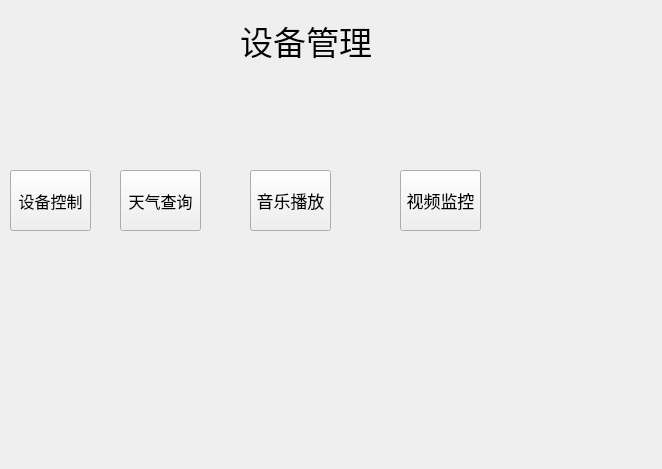
<?xml version="1.0" encoding="UTF-8"?>
<ui version="4.0">
 <class>mainwindow</class>
 <widget class="QWidget" name="mainwindow">
  <property name="geometry">
   <rect>
    <x>0</x>
    <y>0</y>
    <width>662</width>
    <height>469</height>
   </rect>
  </property>
  <property name="windowTitle">
   <string>Form</string>
  </property>
  <widget class="QLabel" name="label">
   <property name="geometry">
    <rect>
     <x>240</x>
     <y>-10</y>
     <width>141</width>
     <height>101</height>
    </rect>
   </property>
   <property name="font">
    <font>
     <pointsize>25</pointsize>
    </font>
   </property>
   <property name="text">
    <string>设备管理</string>
   </property>
  </widget>
  <widget class="QPushButton" name="pushButton">
   <property name="geometry">
    <rect>
     <x>10</x>
     <y>170</y>
     <width>81</width>
     <height>61</height>
    </rect>
   </property>
   <property name="font">
    <font>
     <pointsize>12</pointsize>
    </font>
   </property>
   <property name="text">
    <string>设备控制</string>
   </property>
  </widget>
  <widget class="QPushButton" name="pushButton_2">
   <property name="geometry">
    <rect>
     <x>120</x>
     <y>170</y>
     <width>81</width>
     <height>61</height>
    </rect>
   </property>
   <property name="font">
    <font>
     <pointsize>12</pointsize>
    </font>
   </property>
   <property name="text">
    <string>天气查询</string>
   </property>
  </widget>
  <widget class="QPushButton" name="pushButton_3">
   <property name="geometry">
    <rect>
     <x>250</x>
     <y>170</y>
     <width>81</width>
     <height>61</height>
    </rect>
   </property>
   <property name="font">
    <font>
     <pointsize>13</pointsize>
    </font>
   </property>
   <property name="text">
    <string>音乐播放</string>
   </property>
  </widget>
  <widget class="QPushButton" name="pushButton_4">
   <property name="geometry">
    <rect>
     <x>400</x>
     <y>170</y>
     <width>81</width>
     <height>61</height>
    </rect>
   </property>
   <property name="font">
    <font>
     <pointsize>13</pointsize>
    </font>
   </property>
   <property name="text">
    <string>视频监控</string>
   </property>
  </widget>
 </widget>
 <resources/>
 <connections/>
</ui>
